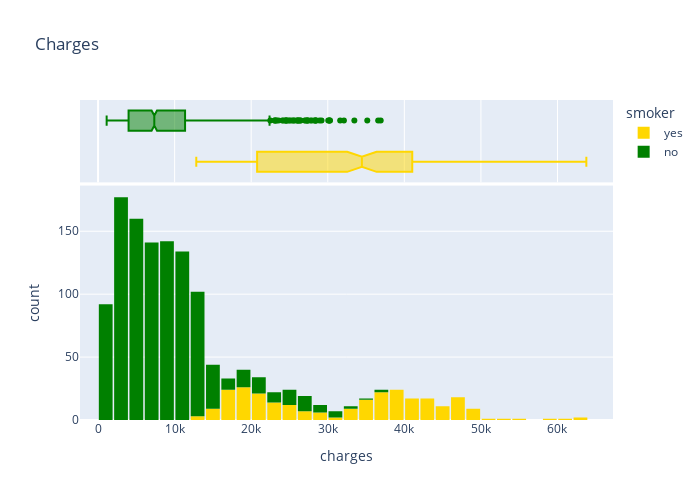

Notebook cell for this chart:
### Code cell
fig = px.histogram(medical_df, x='charges', marginal='box', nbins=47, title='Charges', color='smoker', color_discrete_sequence=['gold','green'])
fig.update_layout(bargap=0.1, height=500, width=700)
fig.show()

### Figure 1 — Plotly figure (JSON) as saved in the notebook; plotly's stock layout.template omitted (floating-point values rounded to 4 significant figures; data arrays with more than 128 entries replaced by an {"elided": "..."} marker saying what was removed)
{"data": [{"alignmentgroup": "True", "bingroup": "x", "hovertemplate": "smoker=yes<br>charges=%{x}<br>count=%{y}<extra></extra>", "legendgroup": "yes", "marker": {"color": "gold", "pattern": {"shape": ""}}, "name": "yes", "nbinsx": 47, "offsetgroup": "yes", "orientation": "v", "showlegend": true, "type": "histogram", "x": {"elided": "274 float values"}, "xaxis": "x", "yaxis": "y"}, {"alignmentgroup": "True", "hovertemplate": "smoker=yes<br>charges=%{x}<extra></extra>", "legendgroup": "yes", "marker": {"color": "gold"}, "name": "yes", "notched": true, "offsetgroup": "yes", "showlegend": false, "type": "box", "x": {"elided": "274 float values"}, "xaxis": "x2", "yaxis": "y2"}, {"alignmentgroup": "True", "bingroup": "x", "hovertemplate": "smoker=no<br>charges=%{x}<br>count=%{y}<extra></extra>", "legendgroup": "no", "marker": {"color": "green", "pattern": {"shape": ""}}, "name": "no", "nbinsx": 47, "offsetgroup": "no", "orientation": "v", "showlegend": true, "type": "histogram", "x": {"elided": "1064 float values"}, "xaxis": "x", "yaxis": "y"}, {"alignmentgroup": "True", "hovertemplate": "smoker=no<br>charges=%{x}<extra></extra>", "legendgroup": "no", "marker": {"color": "green"}, "name": "no", "notched": true, "offsetgroup": "no", "showlegend": false, "type": "box", "x": {"elided": "1064 float values"}, "xaxis": "x2", "yaxis": "y2"}], "layout": {"bargap": 0.1, "barmode": "relative", "height": 500, "legend": {"title": {"text": "smoker"}, "tracegroupgap": 0}, "title": {"text": "Charges"}, "width": 700, "xaxis": {"anchor": "y", "autorange": true, "domain": [0, 1], "range": [-2359.0, 67250.0], "title": {"text": "charges"}, "type": "linear"}, "xaxis2": {"anchor": "y2", "autorange": true, "domain": [0, 1], "matches": "x", "range": [-2359.0, 67250.0], "showgrid": true, "showticklabels": false, "type": "linear"}, "yaxis": {"anchor": "x", "autorange": true, "domain": [0, 0.7326], "range": [0, 186.3], "title": {"text": "count"}}, "yaxis2": {"anchor": "x2", "autorange": true, "domain": [0.7426, 1], "matches": "y2", "range": [-0.5, 1.5], "showgrid": false, "showline": false, "showticklabels": false, "ticks": "", "type": "category"}}}
